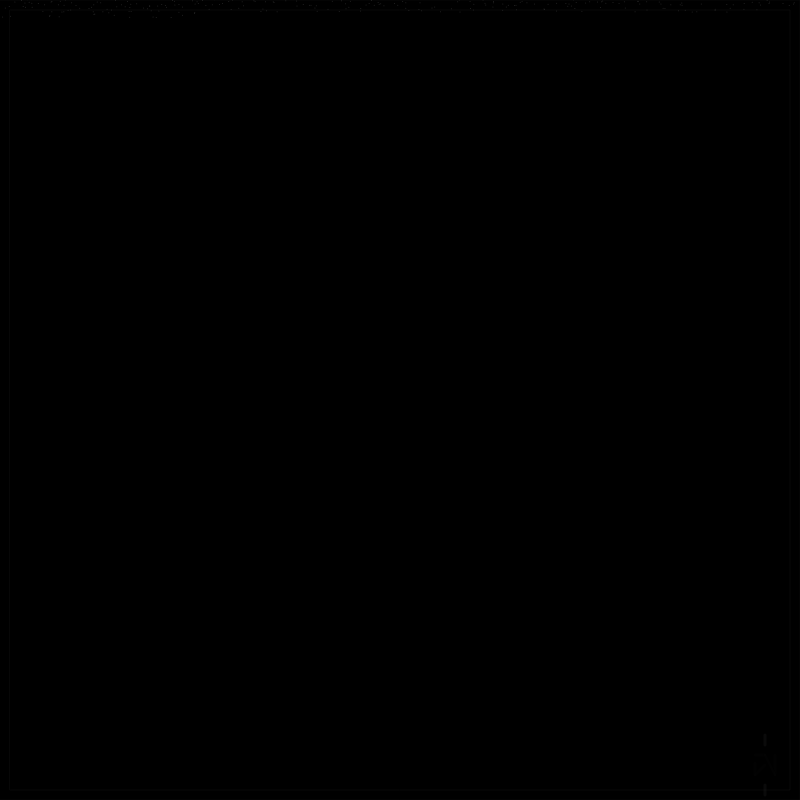
Frame 1 (no input)
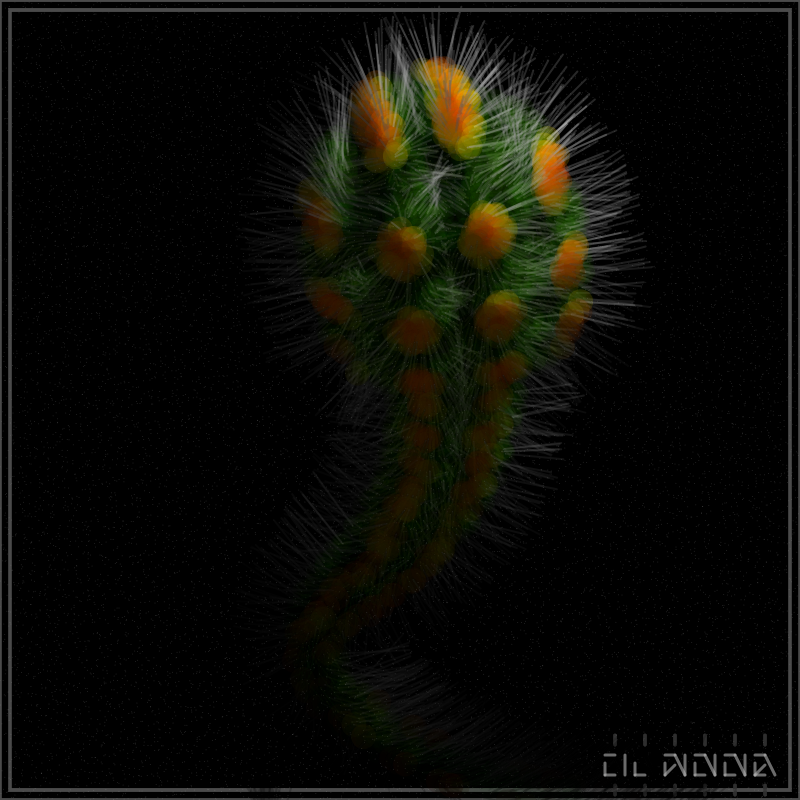
Frame 60 (no input)
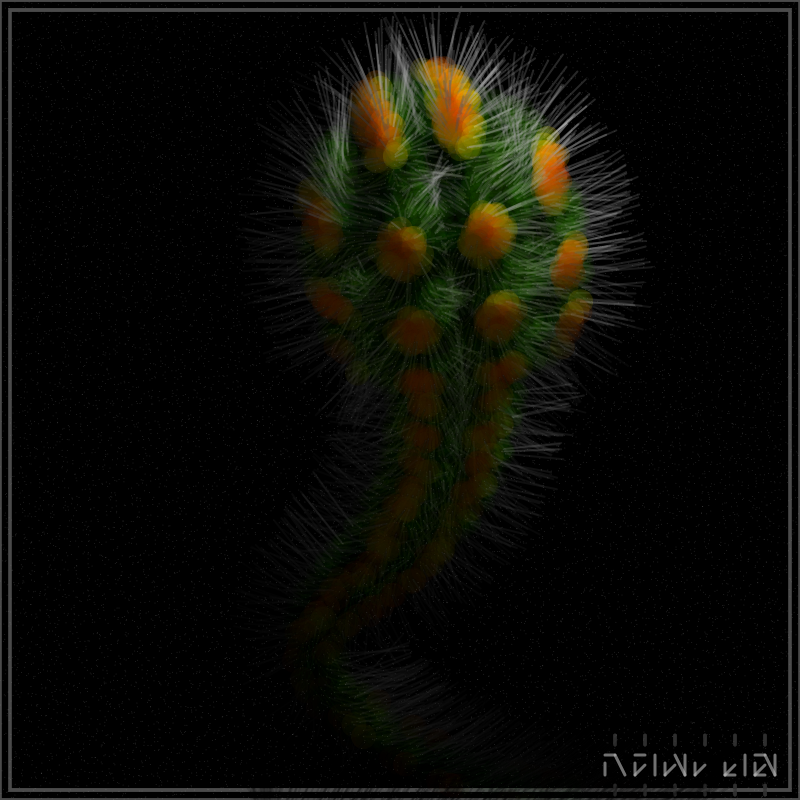
Frame 120 (the mouse pressed at the canvas centre since frame 60)

The p5.js sketch that drew these frames (run headless with seeded random() and noise() and a simulated clock; from frame 60 on, the mouse is pressed at the canvas centre):

// p5.js sketch
// ── sketch.js
let det = 0.01;
let maxdist = 1000;
let ldir;
let hitm;
let pix = 0;
let w, h;
let listoo = false;
let features;
let fxrand = Math.random;
let displacement=0;
let pm;
let hit = false;
let le;
let pg;
let tone;

let view_angle;
let hair1_length;
let hair2_length;
let tips;
let bodycolor;
let protocolor;
let frequency;
let curvature;
let head_size;
let head_shape;
let rotation;

p5.Vector.prototype.rotateAxis = function (angleXY, angleXZ, angleYZ) {
  let vec2D;
  let vec3D = this;
  vec2D = createVector(vec3D.x, vec3D.y);
  vec2D.rotate(angleXY);
  vec3D.set(vec2D.x, vec2D.y, vec3D.z);
  vec2D = createVector(vec3D.x, vec3D.z);
  vec2D.rotate(angleXZ);
  vec3D.set(vec2D.x, vec3D.y, vec2D.y);
  vec2D = createVector(vec3D.y, vec3D.z);
  vec2D.rotate(angleYZ);
  vec3D.set(vec3D.x, vec2D.x, vec2D.y);
  return vec3D;
};

p5.Color.prototype.rotate = function (angleRG, angleRB, angleGB) {
  let col = this;
  let vec;
  if (col.x == undefined) {
    vec = createVector(col._array[0], col._array[1], col._array[2]);
  } else {
    vec = createVector(col.x, col.y, col.z);
  }
  vec.rotateAxis(angleRG, angleRB, angleGB);
  col.x = vec.x;
  col.y = vec.y;
  col.z = vec.z;
  col.setRed(abs(col.x));
  col.setGreen(abs(col.y));
  col.setBlue(abs(col.z));
  return col;
};


function setup() {
  feat();
  w = windowWidth;
  h = windowHeight;
  w = 800;
  h = 800;
  createCanvas(w, h);
  colorMode(RGB, 1);
  ldir = createVector(4, -1, -2);
  ldir.normalize();
  ldir.rotateAxis(0, 0, 0);
  pm = createVector(0, 0, 0);
  background(0);
  
  view_angle = floor(fxrand() * 8.9) / 8 * 360;
  hair1_length = floor(fxrand() * 3.9) + 1;
  hair2_length = floor(fxrand() * 3.9) + 1;
//  hair2_length = 5;
  tips = fxrand() > 0.5;
  bodycolor = floor(fxrand() * 4.9) + 1;
  protocolor = floor(fxrand() * 4.9) + 1;
  frequency = floor(fxrand() * 2.9);
  curvature = floor(fxrand() * 2.9);
  head_size = floor(fxrand() * 2.9);
//  head_size = 2;
  head_shape = floor(fxrand() * 2.9);
  rotation = fxrand();
  tone = floor(fxrand() * 3) / 10;
  le = 5 + floor(fxrand() * 4.9);
  
  console.log("view_angle", view_angle);
  console.log("hair1_length", hair1_length);
  console.log("hair2_length", hair2_length);
  console.log("tips", tips);
  console.log("protocolor", protocolor);
  console.log("frequency", frequency);
  console.log("curvature", curvature);
  console.log("head_size", head_size);
  console.log("head_shape", head_shape);
  
}

window.onload = feat;

function feat() {

}

function draw() {
  if (listoo) {
    return;
  }
  noFill();
  stroke(0.3, 0.1);
  rect(0, 0, w, h);
  rect(10, 10, w - 20, h - 20);
  noStroke();
  translate(w / 2, h / 2);
  let aspect = w / h;
  for (let i = 0; i < 300; i++) {
    pix++;
    let r = createVector(random() - 0.5, random() - 0.5);
    r.mult(2);
    let res = 6;
    if (pix > w / res * (h + 50) / res) listoo = true;
    let ww = w / res;
    let wh = h / res;
    let x = (pix % ww)+ r.x;
    let y = Math.floor(pix / ww) + r.y;
    let uv = createVector(x / ww - 0.5, y / wh - 0.5);
    let from = createVector(0, 0, -60);
    let dir = createVector(uv.x * aspect, uv.y, 0.7);
    let angxy = view_angle / (PI * 2);
    from.rotateAxis(angxy, 0, 0);
    dir.rotateAxis(angxy, 0, 0);
    //ldir.rotateAxis(angxy, 0, 0);
    dir.y += 0.1;
    dir.x -= 0.17;
    dir.normalize();
    let xx = uv.x * w;
    let yy = uv.y * h;
    
    let mar = march(from, dir);
    mar.normal.rotateAxis(-angxy, 0, 0);
    strokeWeight(1);
    //stroke(abs(dir.y), 0.2);
    stroke(1, 0.15);
    point(uv.x * w, uv.y * h);
    
    noStroke();
    let alph = red(mar.col) * tone;
    //bodycolor=2;
    if (bodycolor == 1) fill(color(0.2, 0.5, 0, alph));
    if (bodycolor == 2) fill(color(0.6, 0.1, 0, alph));
    if (bodycolor == 3) fill(color(0.3, 0.2, 0.6, alph));
    if (bodycolor == 4) fill(0.5, 0.4, 0, alph);
    if (bodycolor == 5) fill(0, 0.4, 0.5, alph);
    if (mar.hit) circle(uv.x * w, uv.y * h, 20);
    
    mar.col.setAlpha(0.2);
    fill(mar.col);
    stroke(mar.col);
    strokeWeight(2);
    let l = 10 + hair1_length * 15;
    //protocolor=3;
    if (mar.hit && !mar.eye) line (xx, yy, xx + mar.normal.x * l, yy + mar.normal.y * l);
    if (protocolor == 1) mar.col = lerpColor(color(mar.c, 0, 0, 0.2), color(mar.c, 0.5*mar.c, 0, 0.2), abs(cos(mar.disp*5.25)));
    if (protocolor == 2) mar.col = lerpColor(color(0, 0.5*mar.c, 0, 0.2), color(0.8*mar.c, 1*mar.c, 0, 0.2), abs(cos(mar.disp*5.25)));
    if (protocolor == 3) mar.col = lerpColor(color(0, mar.c*0.3, mar.c, 0.2), color(mar.c*0.5, mar.c*0.5, mar.c, 0.2), abs(cos(mar.disp*5.25)));
    if (protocolor == 4) mar.col = lerpColor(color(mar.c, mar.c, 0, 0.2), color(mar.c, mar.c*0.3, 0, 0.2), abs(cos(mar.disp*5.25)));
    if (protocolor == 5) mar.col = lerpColor(color(0, 0.2), color(mar.c, 0.2), abs(cos(mar.disp*5.25)));

    
    fill(mar.col);
    l = 250 * hair2_length / 4;
    l *= max(0, 1 - abs(mar.p.x) * 0.007);
    if (mar.disp > 2.1 && mar.hit && !mar.eye) {
      noStroke();
      circle(xx, yy, 25);
      stroke(green(mar.col), 0.3);
      line (xx, yy, xx + mar.normal.x * l, yy + mar.normal.y * l);
    }
  
    noStroke();
    fill(green(mar.col), 0.3);
    if (mar.disp > 2 && mar.hit && !mar.eye) {
      if (tips) circle(xx + mar.normal.x * l, yy + mar.normal.y * l, 7);
    }
  }
  label();
}


function de(p3) {
  ey = 0;
  let p2 = p3.copy();
  p2.rotateAxis(sin(p3.x * 0.017) * (0.5 + curvature / 2 * 0.75) + 1, 0.2 + rotation * 0.5, 0);
  //p2.set(p2.x, p2.y * 1.3, p2.z);
  let p = p2.copy();
  p.mult(0.3 + frequency * 0.15);
  //head_size = 0;
  let d = createVector(p2.x * (0.8 + head_shape * 0.2), p2.y, p2.z).mag() - 10 - head_size * 3;
  //hit = false;
  let disp = createVector(sin(p.x), sin(p.y));
  d = min(d, max(p2.x, createVector(p2.y, p2.z).mag()) - 5 - head_size)
  displacement = disp.mag() * 1.7;
  d -= displacement;
  pm = p2;
  //d = min(d, p2.mag() - 10);;
  //d = max(d, -p2.z - 9);
  //d = max(d, -abs(p.x) + 2);
  //d = max(d, -abs(p.y) + 2);
  //p2.add(0, 0, 0);
  //d = min(d, p2.mag() - 6);
  //d = max(d, -createVector(p.x,p.y).mag() + 3);
  return d * 0.5;
}

function nor(p) {
  let p1 = p.copy();
  p1.add(det, 0, 0);
  let p2 = p.copy();
  p2.add(0, det, 0);
  let p3 = p.copy();
  p3.add(0, 0, det);
  let n = createVector(de(p1), de(p2), de(p3));
  let d = de(p);
  n.sub(d, d, d);
  n.normalize();
  return n;
}

function shadow(p2) {
  let p = p2.copy();
  let td = 0;
  let d = 0.5;
  for (let i = 0; i < 80; i++) {
    p.add(ldir.x * d, ldir.y * d, ldir.z * d);
    d = de(p);
    td += d;
    if (d < det) return 0.5;
    if (td > 30) break;
  }
  return 1;
}

function shade(p) {
  let n = nor(p);
  let amb = 0.3;
  let dif = max(0, p5.Vector.dot(ldir, n)) * 1.6;
  //let sh = shadow(p);
  return max(amb, dif);
}

function march(from, dir) {
  let d;
  let td = 0;
  let p = from;
  let col = color(0, 0);
  let g = 0;
  for (let i = 0; i < 150; i++) {
    d = de(p);
    p.add(dir.x * d, dir.y * d, dir.z * d);
    if (d < det || td > maxdist) break;
    td += d;
    g++;
  }
  let n = nor(p);
  let disp = displacement;
  let hh = false;
  let pp = pm;
  let c = 0;
  let spec = 0;
  if (d < det) {
    hh = true;
    let h = hit;
    c = shade(p);
    c*=exp(-0.007 * td);
    col = color(c * 0.7);
  } 
  return { col: col, normal: n, disp: disp, hit: hh, p: pp, c: c};
}

function distanciarColor(col, dist) {
  let rnd1 = fxrand();
  let rnd2 = fxrand();
  let v1 = dist * rnd1;
  let v2 = dist * (1-rnd1);
  let v3 = (v1 + v2) * rnd2;
  v1 *= 1 - rnd2;
  v2 *= 1 - rnd2;
  let r = red(col);
  let g = green(col);
  let b = blue(col);
  let a = alpha(col);
//  console.log(v1,v2,v3);
  return color(r + v1, g + v2, b + v3, a)  
}

let a = 0;
let ll = 0;

function label() {
  translate(-w / 2, -h / 2);
  let pos = 0;
  //view_angle = 2 / 8 * 360;
  if (view_angle/360*8 == 0) { pos = 1; translate(w - 45, h - 45); }
  if (view_angle/360*8 == 1) { pos = 2; translate(w - 45, h - 45); }
  if (view_angle/360*8 == 2) { pos = 1; translate(w - 45, 25); }
  if (view_angle/360*8 == 3) { pos = 1; translate(w - 45, 25); }
  if (view_angle/360*8 == 4) { pos = 0; translate(25, 25); }
  if (view_angle/360*8 == 5) { pos = 0; translate(25, 25); }
  if (view_angle/360*8 == 6) { pos = 0; translate(25, h - 45); }
  if (view_angle/360*8 == 7) { pos = 0; translate(25, h - 45); }
  if (view_angle/360*8 == 8) { pos = 1; translate(w - 45, h - 45); }
  
  function letra(col) {
    stroke(0);
    strokeWeight(4);
    line(0,8,0,20);
    line(20,0,20,20);
    line(0,20,10,20);
    line(0,0,10,0);
    line(10,0,20,20);
    line(0,20,10,10);
    strokeWeight(3);
    stroke(col);
    if (fxrand() > 0.3) line(0,8,0,20);
    if (fxrand() > 0.3) line(20,0,20,20);
    if (fxrand() > 0.4) line(0,20,10,20);
    if (fxrand() > 0.4) line(0,0,10,0);
    if (fxrand() > 0.5) line(10,0,20,20);
    if (fxrand() > 0.5) line(0,20,10,10);
  }

  let col = color(0.7, a+=0.01);
  ll += 0.15;
  for (let l = 0; l < min(le, ll); l++)
  {
    letra(col);
    stroke(0.2, 0.2);
    line(10, 30, 10, 40);
    line(10, -20, 10, -10);
    translate(pos ? -30 : 30, 0);

  }
}
